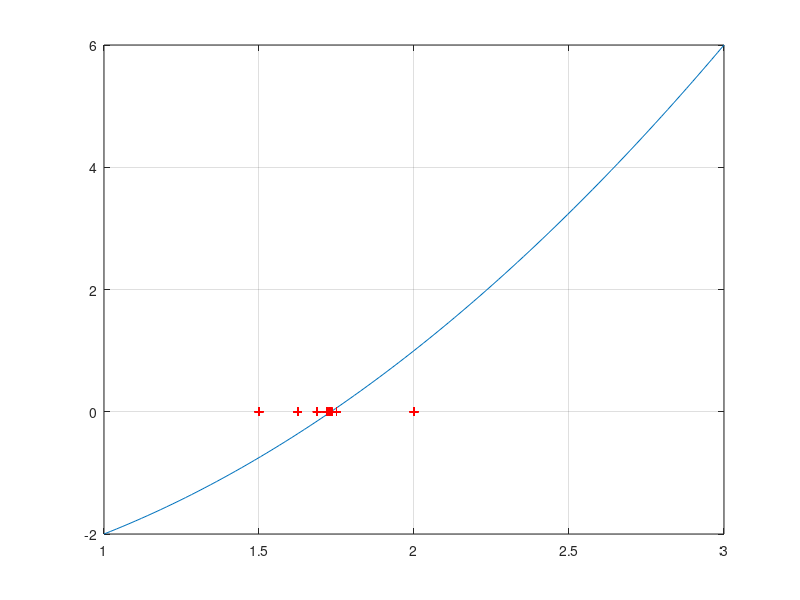

The MATLAB script that drew this image:
clc
function val = func(x) 
%val = x^3 + 4 * x^2 - 10; 
val = x^2- 3; 
%val = sin(x);  
end 
tol = 1.e-10; 
a = 1.0;  
b = 3.0; 
nmax = 100; 
% Initialization  
itcount = 0; 
error = 1.0; 
% Graph of the function 
xval = linspace(a,b,100); 
for i=1:100 
    fval(i) = func(xval(i)); 
end 
plot(xval,fval); 
grid on;  
hold on; 
% iteration begins here 
while (itcount <= nmax && error >= tol) 
itcount = itcount + 1; 
% Generate and save iteratres 
x = a + (b-a)/2; 
z(itcount) = x; 
fa = func(a);  
fb = func(b); 
fx = func(x);  
error = abs(fx); 
%  error = abs(x - xold); 
if (error < tol) 
x_final = x; 
else 
if (fa*fx < 0) 
% root is between a and x 
b = x; 
else 
% root is between x and b 
a = x; 
end 
end 
plot(z(1:itcount),zeros(itcount,1),'r+'); 
pause(5)  
end 
if (itcount < nmax); 
val = func(x); 
fprintf(1,'Converged solution after %5d iterations',itcount); 
fprintf(1,' is %15.7e, %e \n',x_final, val); 
else fprintf(1,'Not converged after %5d iterations',nmax); 
end 








